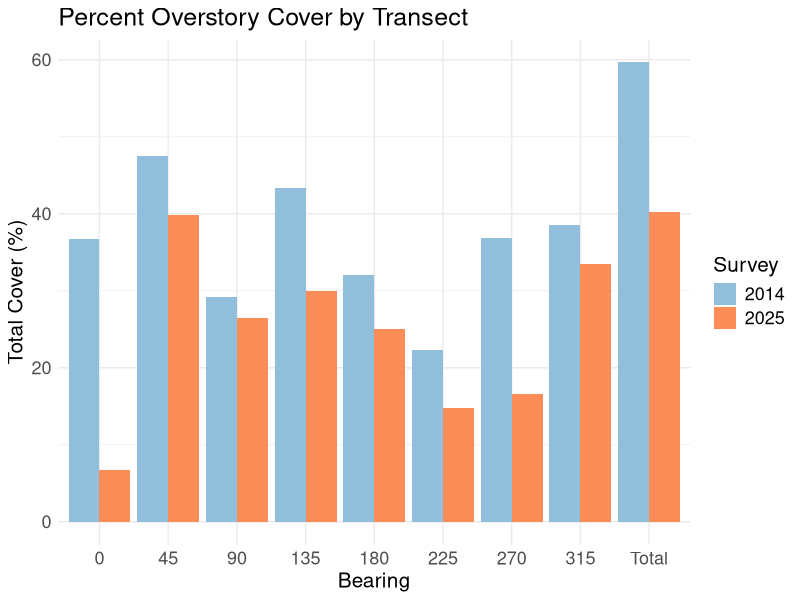

The R script that drew this image: (Note: this script raises an error after producing the figure.)

#===============================================================================


####script buggy- math/syntax needs to be fixed!!!###


#===============================================================================

# At the US-SRM flux tower site, we conducted line-intercept and belt transects 
# in eight directions (cardinal and subcardinal) to compare cover and density 
# estimates to a similar survey from 2014. 
# 
# This script executes the following steps:
#   1. Import field data
#   2. Format and visualize differences in line-intercept data
#   3. Format and visualize differences in belt transect data

#===============================================================================
#Load necessary packages--------------------------------------------------------
#===============================================================================
library(dplyr)
library(ggplot2)

#===============================================================================
#Import field data--------------------------------------------------------------
#===============================================================================
LIT_Ldat <- read.csv("./Data/GitData/US-SRM_Transects_27052025.csv")
LIT_Rdat <- read.csv("./Data/GitData/SRM_Transects(RussDataSRM).csv")

#===============================================================================
#Compare line-intercept transect observations-----------------------------------
#===============================================================================
LIT_Lcov <- LIT_Ldat%>%
  filter(CoverType != "GRA",
         Start != is.na(Start))%>%
  mutate(Cover = Stop - Start)%>%
  group_by(Bearing)%>%
  summarise(TotalCover = (sum(Cover, na.rm = T)/60)*100)%>%
  mutate(Survey = "2025")

LIT_Rcov <- LIT_Rdat%>%
  filter(SurveyType == "L")%>%
  group_by(Bearing)%>%
  summarise(TotalCover = (sum(Cover, na.rm = T)/60)*100)%>%
  mutate(Survey = "2014")

LIT_allcov <- bind_rows(LIT_Lcov, LIT_Rcov)%>%
  mutate(Bearing = as.character(Bearing))
survey_totals <- LIT_allcov %>%
  group_by(Survey) %>%
  summarise(
    Bearing = "Total",
    TotalCover = ((sum(TotalCover, na.rm = TRUE))/(60*8))*100,
    .groups = "drop"
  )
LIT_allcov <- bind_rows(LIT_allcov, survey_totals)

bearing_levels <- LIT_allcov$Bearing[!LIT_allcov$Bearing %in% "Total"] %>%
  unique() %>%
  as.numeric() %>%
  sort() %>%
  as.character() %>%
  c("Total")

LIT_allcov <- LIT_allcov %>%
  mutate(Bearing = factor(Bearing, levels = bearing_levels))


#plot comparison---------------        --------------          ------------  ---
ggplot(LIT_allcov, aes(x = factor(Bearing), y = TotalCover, fill = Survey)) +
  geom_col(position = "dodge") +
  labs(
    x = "Bearing",
    y = "Total Cover (%)",
    fill = "Survey",
    title = "Percent Overstory Cover by Transect"
  ) +
  theme_minimal() +
  scale_fill_manual(values = c("2025" = "#fc8d59", "2014" = "#91bfdb"))+
  theme(
    axis.title = element_text(size = 15),
    plot.title = element_text(size = 18),
    axis.text = element_text(size = 13),
    legend.text = element_text(size = 13),
    legend.title = element_text(size = 15)
    
  )

#===============================================================================
#Compare belt transect observations---------------------------------------------
#===============================================================================
BT_Ldat <- LIT_Ldat%>%
  filter(CanopyDiameter != is.na(CanopyDiameter))%>%
  group_by(ID)%>%
  reframe(Bearing = Bearing,
          Species = CoverType,
            BasDi = mean(BasalDiameter, na.rm = T))%>%
  group_by(Bearing, Species)%>%
  summarize(TotalBasDi = sum(BasDi, na.rm = T))#%>%
  mutate(Area = pi*((TotalBasDi/2)^2))%>%
  mutate(PercArea = (Area/1200000)*100)

BT_Ldat <- LIT_Ldat%>%
    filter(CanopyDiameter != is.na(CanopyDiameter))%>%
    group_by(ID)%>%
    reframe(Bearing = Bearing,
            #Species = CoverType,
            CanDi = mean(CanopyDiameter, na.rm = T))%>%
    group_by(Bearing)%>%
    summarize(TotalCanDi = sum(CanDi, na.rm = T))#%>%
  mutate(Area = pi*((TotalBasDi/2)^2))%>%
    mutate(PercArea = (Area/1200000)*100)

  
BT_Rdat <- LIT_Rdat%>%
  filter(SurveyType == "B")%>%
  group_by(Bearing)%>%
  summarise(TotalCanDi = sum(Diam, na.rm = T)/100)%>%
  mutate(Area = pi*((TotalCanDi/2)^2))%>%
  mutate(PercArea = (Area/120)*100)

